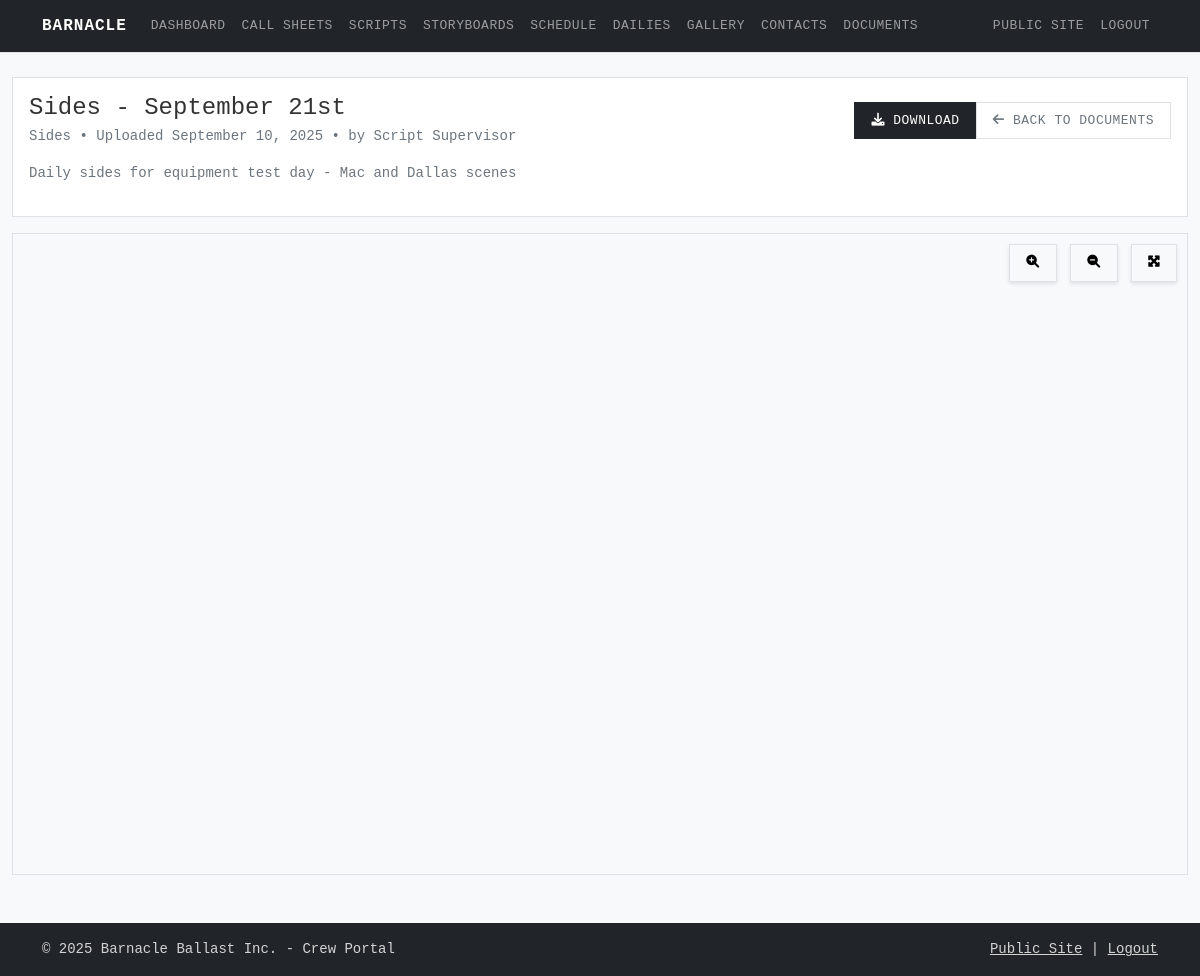
Page /view/2 (signed in) on the committed database.
### app.py (models this page shows, shortened)
class Document(db.Model):
    id = db.Column(db.Integer, primary_key=True)
    title = db.Column(db.String(200), nullable=False)
    filename = db.Column(db.String(200), nullable=False)
    filepath = db.Column(db.String(300), nullable=False)
    document_type = db.Column(db.String(50), nullable=False)  # script, sides, dailies, photo, document
    file_size = db.Column(db.Integer)
    mime_type = db.Column(db.String(100))
    description = db.Column(db.Text)
    created_at = db.Column(db.DateTime, default=datetime.utcnow)
    created_by = db.Column(db.String(100))

### app.py (the view)
@app.route('/view/<int:doc_id>')
def view_document(doc_id):
    if not session.get('crew_logged_in'):
        return redirect(url_for('crew_login'))
    document = Document.query.get_or_404(doc_id)
    return render_template('crew/document_viewer.html', document=document)

### templates/crew/document_viewer.html (shortened to what this page needs)
{% extends "crew/crew_base.html" %}
{% block content %}
<div class="container-fluid mt-4">
    <div class="row">
        <div class="col-12">
            <div class="card mb-3">
                <div class="card-body">
                    <div class="d-flex justify-content-between align-items-center">
                        <div>
                            <h4 class="mb-1">{{ document.title }}</h4>
                            <p class="text-muted mb-0">
                                {{ document.document_type.title() }} •
                                Uploaded {{ document.created_at.strftime('%B %d, %Y') }}
                                {% if document.created_by %} • by {{ document.created_by }}{% endif %}
                            </p>
                        </div>
                        <div class="btn-group">
                            <a href="{{ url_for('download_document', doc_id=document.id) }}"
                               class="btn btn-primary">
                                <i class="fas fa-download"></i> Download
                            </a>
                            <a href="{{ url_for('crew_documents') }}"
                               class="btn btn-outline-secondary">
                                <i class="fas fa-arrow-left"></i> Back to Documents
                            </a>
                        </div>
                    </div>
                    {% if document.description %}
                    <div class="mt-3">
                        <p class="text-muted">{{ document.description }}</p>
                    </div>
                    {% endif %}
                </div>
            </div>
            <div class="card">
                <div class="card-body p-0">
                    <div class="pdf-viewer-container" style="height: 80vh;">
                        <iframe
                            src="{{ url_for('static', filename=document.filepath) }}#toolbar=1&navpanes=1&scrollbar=1&view=FitH"
                            width="100%"
                            height="100%"
                            style="border: none;">
                            <p>Your browser does not support PDFs.
                               <a href="{{ url_for('download_document', doc_id=document.id) }}">Download the PDF</a>
                            </p>
                        </iframe>
                    </div>
                </div>
            </div>
        </div>
    </div>
</div>
{% endblock %}

### static/css/main.css (style rules this page uses)
:root { --bb-primary: #2c5f63; --bb-secondary: #6c757d; --bb-accent: #495057; --bb-dark: #212529; --bb-light: #f8f9fa; --bb-border: #dee2e6; }
body { font-family: 'SF Mono', 'Monaco', 'Inconsolata', 'Roboto Mono', 'Courier New', monospace; line-height: 1.5; font-size: 14px; color: var(--bb-dark); background-color: #ffffff; }
.btn { font-family: inherit; font-size: 13px; font-weight: 500; border-radius: 0; border: 1px solid var(--bb-border); padding: 8px 16px; text-transform: uppercase; letter-spacing: 0.5px; transition: all 0.2s ease; }
.btn-primary { background-color: var(--bb-dark); border-color: var(--bb-dark); color: white; }
.card { border: 1px solid var(--bb-border); border-radius: 0; box-shadow: none; background-color: white; }
.crew-portal { background-color: #f8f9fa; color: var(--bb-dark); }

### static/css/crew.css (style rules this page uses)
.crew-portal { background-color: #f8f9fa; min-height: 100vh; font-family: 'SF Mono', 'Monaco', 'Inconsolata', 'Roboto Mono', 'Courier New', monospace; }
.crew-portal .card { background-color: rgba(255, 255, 255, 0.95); color: #333; }
.crew-portal .text-muted { color: #6c757d !important; }

### templates/crew/document_viewer.html (style rules this page uses)
.pdf-viewer-container { position: relative; background: #f8f9fa; }
.pdf-viewer-container iframe { border-radius: 0.375rem; }

### rows in the picture
Document: title "Sides - September 21st", document_type "Sides", created_at "September 10, 2025", created_by "Script Supervisor", description "Daily sides for equipment test day - Mac and Dallas scenes"
